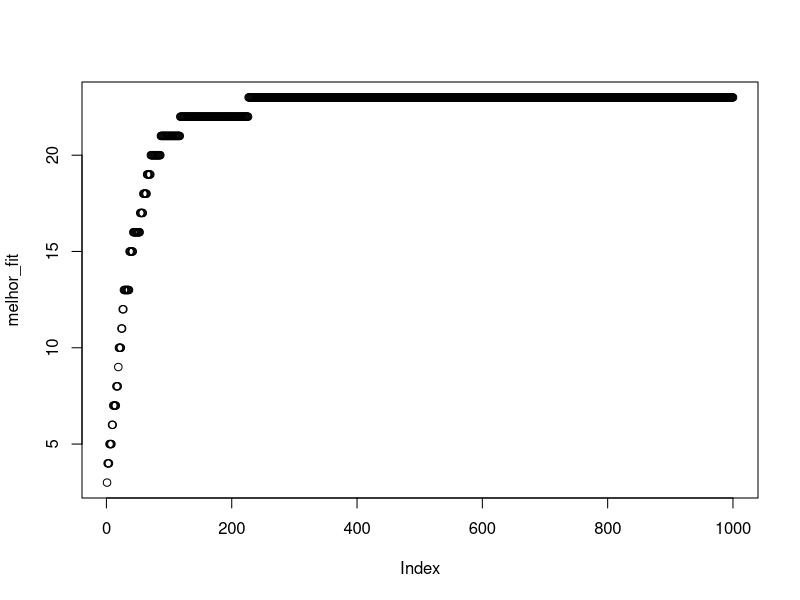

This figure's R source:
rm(list = ls())

# algoritmo genetico: onemax

# Funcao objetivo
aptidao = function(individuo, senha){
  sum(individuo==senha)
}

# Funcao de mutacao
mutacao = function(individuo, qt_genes){
  tam_ind = length(individuo)
  pos = round(runif(qt_genes, 1, tam_ind))

  for(i in pos){
    aux = sample(letters, 1)

    while(aux == individuo[i]){
      aux = sample(letters, 1)
    }

    individuo[i] = aux
  }

  individuo
}

cruzamento = function(individuo1, individuo2){
  tam_ind = length(individuo1)
  pos = sample(tam_ind-1, 1)

  c(individuo1[1:pos], individuo2[(pos+1):tam_ind])
}

inicia_pop = function(tam_pop, senha){
  tam_senha = length(senha)

  matrix(sample(letters, tam_senha*tam_pop,replace=T), ncol=tam_senha, nrow=tam_pop)
}

torneio = function(vet_aptidao, tam_torneio){
  aux = sample(1:length(vet_aptidao), tam_torneio, replace = F)
  aux[which.max(vet_aptidao[aux])]
}

# Laco evolutivo
senha = strsplit("nathanvoceehmuitozikado", "")[[1]]
tam_senha = length(senha)

tam_pop = 200
tam_ind = tam_senha

max_gen = 1000
prob_cross = 0.2
prob_mut = 0.01
qtd_mut = 2
tam_torneio = 3
elite = 1

pop = matrix(sample(letters, tam_senha*tam_pop,replace=T), ncol=tam_ind, nrow=tam_pop)
fitness = apply(pop, 1, function(i) aptidao(i, senha))
melhor_fit = NULL

for(i in 1:max_gen){

  melhor_fit = c(melhor_fit, max(fitness))

  pop_filhos = NULL
  fit_filhos = NULL


  nova_pop = NULL
  novo_fit= NULL

  pop_ant = NULL
  pop_apt = NULL

  cat("\r", (i*100)/max_gen, "%")

  for (p in 1:(tam_pop * prob_cross)){
    idx_pai1 = torneio(fitness, tam_torneio)

    idx_pai2 = torneio(fitness[-(idx_pai1)], tam_torneio)

    filho = cruzamento(pop[idx_pai1, ], pop[idx_pai2, ])
    filho = mutacao(filho, qtd_mut)
    aptidao_filho = aptidao(filho, senha)

    pop_filhos = rbind(pop_filhos, filho)
    fit_filhos = c(fit_filhos, aptidao_filho)
  }

  pop_ant = rbind(pop_filhos, pop)
  pop_apt = c(fit_filhos, fitness)

  # Elite sempre esta na nova populacao
  aux = order(pop_apt, decreasing=TRUE)[1:elite]
  nova_pop = rbind(nova_pop, pop_ant[aux, ])
  novo_fit = c(novo_fit, pop_apt[aux])

  pos = order(pop_apt, decreasing=TRUE)[elite:tam_pop]
  nova_pop = rbind(nova_pop, pop_ant[pos, ])
  novo_fit = c(novo_fit, pop_apt[pos])

  pop = nova_pop
  fitness = novo_fit
}

melhor = order(fitness, decreasing=TRUE)[1]
cat("Melhor individuo: ", pop[melhor, ], " fitness: ", fitness[melhor], "\n")

pior = order(fitness, decreasing=TRUE)[length(fitness)]
cat("Pior individuo: ", pop[pior, ], " fitness: ", fitness[pior], "\n")

media = mean(fitness)
cat("Fitness media da pop: ", mean(fitness))

plot(melhor_fit)

# imprimir:
# Melhor individuo e seu fitness
# Fitness medio da populacao
# Pior fitness
# Grafico mostrando a evolucao do melhor fitness

# Exercicio 2
# Fazer com senha de caracteres (senha = 'monitoria')

# Exercicio 3
# Fazer com numeros assim: "fobj(ind) = sum(ind^2)/(3.2*(sqrt(abs(max(ind)))))"
# tam_ind = 2 e ind[-10., 10.0] (vai de -10.0 até 10.0)
